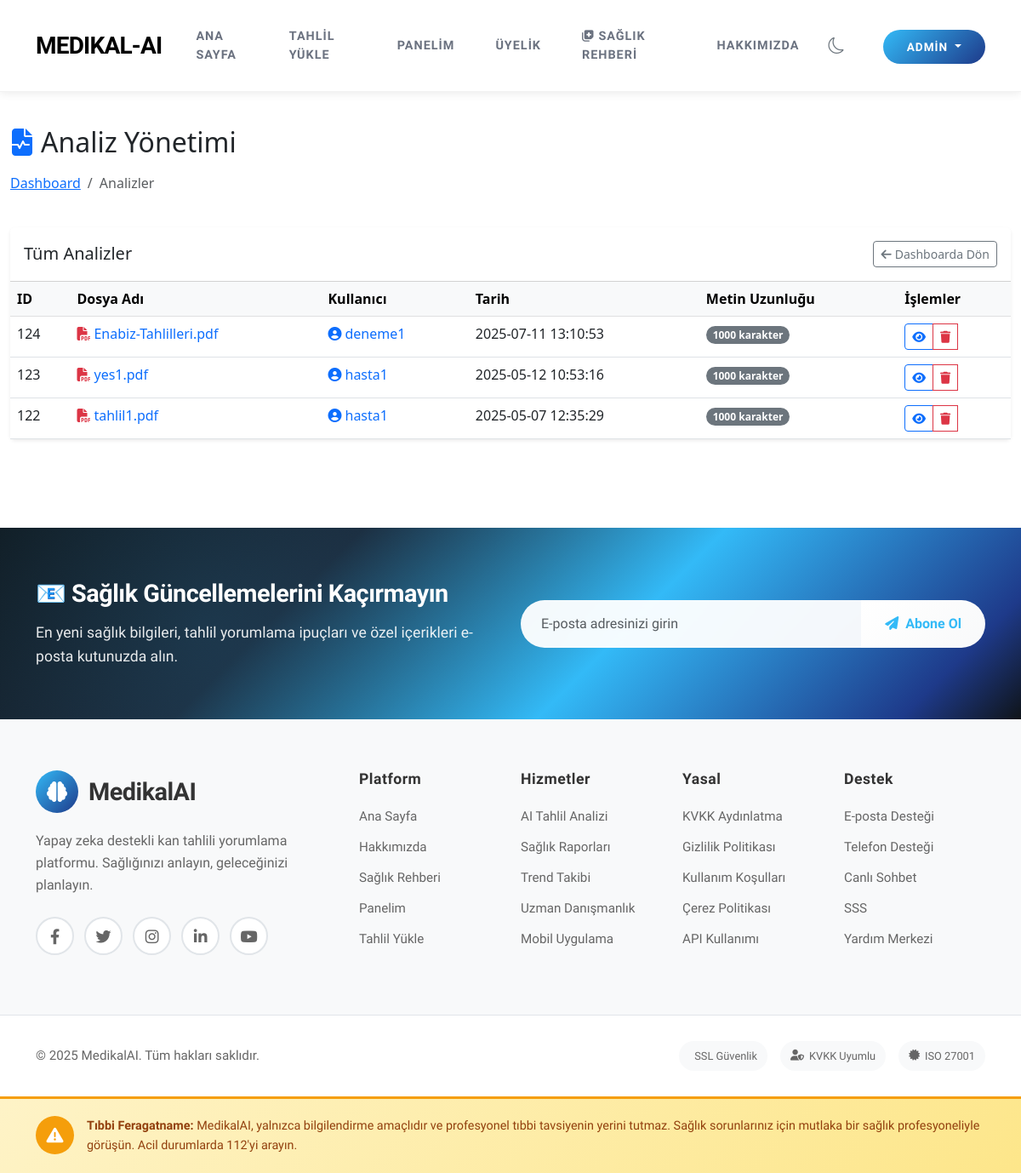
Screenshot of /admin/analyses (signed in) with the database file from the repository.
### tables this page shows
CREATE TABLE analyses (
        id INTEGER PRIMARY KEY AUTOINCREMENT,
        user_id INTEGER,
        file_name TEXT,
        analysis_text TEXT,
        analysis_result TEXT,
        created_at TIMESTAMP DEFAULT CURRENT_TIMESTAMP, analysis_json TEXT, analysis_type TEXT DEFAULT 'kan',
        FOREIGN KEY (user_id) REFERENCES users (id)
    );

CREATE TABLE users (
        id INTEGER PRIMARY KEY AUTOINCREMENT,
        username TEXT UNIQUE NOT NULL,
        password TEXT NOT NULL,
        email TEXT UNIQUE NOT NULL,
        created_at TIMESTAMP DEFAULT CURRENT_TIMESTAMP
    , role TEXT DEFAULT 'user', is_active BOOLEAN DEFAULT 1, login_count INTEGER DEFAULT 0, subscription_plan TEXT DEFAULT 'free', stripe_customer_id TEXT, subscription_status TEXT DEFAULT 'active', subscription_end_date TIMESTAMP);

### app.py (the view)
@app.route('/admin/analyses')
@admin_required
def admin_analyses():
    conn = sqlite3.connect(DB_PATH)
    conn.row_factory = sqlite3.Row
    c = conn.cursor()
    c.execute("""
        SELECT a.*, u.username
        FROM analyses a
        JOIN users u ON a.user_id = u.id
        ORDER BY a.created_at DESC
    """)
    analyses = c.fetchall()
    conn.close()
    return render_template('admin/analyses.html', analyses=analyses)

### templates/admin/analyses.html (shortened to what this page needs)
{% extends "layout.html" %}
{% block content %}
<div class="container-fluid py-4">
    <div class="row mb-4">
        <div class="col-md-12">
            <h2 class="mb-3"><i class="fas fa-file-medical-alt me-2 text-primary"></i>Analiz Yönetimi</h2>
            <nav aria-label="breadcrumb">
                <ol class="breadcrumb">
                    <li class="breadcrumb-item"><a href="{{ url_for('admin_dashboard') }}">Dashboard</a></li>
                    <li class="breadcrumb-item active">Analizler</li>
                </ol>
            </nav>
        </div>
    </div>
    <div class="card border-0 shadow-sm">
        <div class="card-header bg-white py-3 d-flex justify-content-between align-items-center">
            <h5 class="mb-0">Tüm Analizler</h5>
            <a href="{{ url_for('admin_dashboard') }}" class="btn btn-outline-secondary btn-sm">
                <i class="fas fa-arrow-left me-1"></i>Dashboarda Dön
            </a>
        </div>
        <div class="card-body p-0">
            {% if analyses %}
            <div class="table-responsive">
                <table class="table table-hover mb-0">
                    <thead class="table-light">
                        <tr>
                            <th>ID</th>
                            <th>Dosya Adı</th>
                            <th>Kullanıcı</th>
                            <th>Tarih</th>
                            <th>Metin Uzunluğu</th>
                            <th>İşlemler</th>
                        </tr>
                    </thead>
                    <tbody>
                        {% for analysis in analyses %}
                        <tr>
                            <td>{{ analysis.id }}</td>
                            <td>
                                <a href="{{ url_for('admin_analysis_detail', analysis_id=analysis.id) }}" class="text-decoration-none">
                                    <i class="fas fa-file-pdf text-danger me-1"></i>{{ analysis.file_name }}
                                </a>
                            </td>
                            <td>
                                <a href="{{ url_for('admin_user_detail', user_id=analysis.user_id) }}" class="text-decoration-none">
                                    <i class="fas fa-user-circle text-primary me-1"></i>{{ analysis.username }}
                                </a>
                            </td>
                            <td>{{ analysis.created_at }}</td>
                            <td>
                                <span class="badge bg-secondary rounded-pill">{{ analysis.analysis_text|length }} karakter</span>
                            </td>
                            <td>
                                <div class="btn-group btn-group-sm" role="group">
                                    <a href="{{ url_for('admin_analysis_detail', analysis_id=analysis.id) }}" class="btn btn-outline-primary" title="Görüntüle">
                                        <i class="fas fa-eye"></i>
                                    </a>
                                    <button type="button" class="btn btn-outline-danger" title="Sil" data-bs-toggle="modal" data-bs-target="#deleteModal{{ analysis.id }}">
                                        <i class="fas fa-trash"></i>
                                    </button>
                                </div>
                            </td>
                        </tr>
                        {% endfor %}
                    </tbody>
                </table>
            </div>
            {% else %}
            <div class="text-center py-5">
                <i class="fas fa-file-medical-alt text-muted mb-3" style="font-size: 3rem;"></i>
                <h5>Henüz analiz bulunmuyor.</h5>
            </div>
            {% endif %}
        </div>
    </div>
</div>
{% endblock %}

### templates/layout.html (style rules this page uses)
body { min-height: 100vh; display: flex; flex-direction: column; transition: background-color 0.3s ease, color 0.3s ease; }

### rows the page displays
analyses: id "124", file_name "Enabiz-Tahlilleri.pdf", username "deneme1", created_at "2025-07-11 13:10:53", analysis_text|length "1000"
analyses: id "123", file_name "yes1.pdf", username "hasta1", created_at "2025-05-12 10:53:16", analysis_text|length "1000"
analyses: id "122", file_name "tahlil1.pdf", username "hasta1", created_at "2025-05-07 12:35:29", analysis_text|length "1000"

### other values shown
{{ session.username }} "ADMIN"
